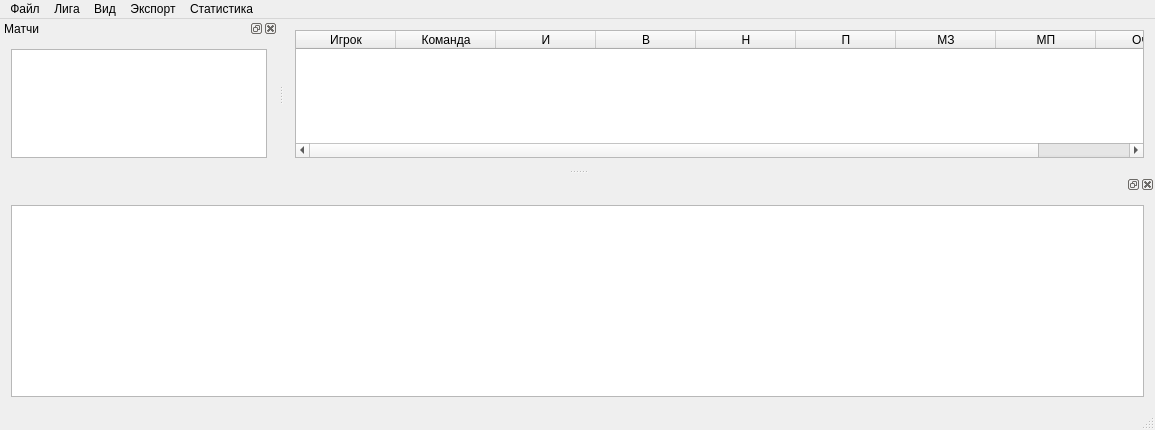
<?xml version="1.0" encoding="UTF-8"?>
<ui version="4.0">
 <class>MainWindow</class>
 <widget class="QMainWindow" name="MainWindow">
  <property name="geometry">
   <rect>
    <x>0</x>
    <y>0</y>
    <width>1155</width>
    <height>430</height>
   </rect>
  </property>
  <property name="windowTitle">
   <string>RKS Manager</string>
  </property>
  <widget class="QWidget" name="centralWidget">
   <layout class="QHBoxLayout" name="horizontalLayout">
    <item>
     <widget class="QTableWidget" name="tableWidget">
      <property name="sortingEnabled">
       <bool>true</bool>
      </property>
      <column>
       <property name="text">
        <string>Игрок</string>
       </property>
      </column>
      <column>
       <property name="text">
        <string>Команда</string>
       </property>
      </column>
      <column>
       <property name="text">
        <string>И</string>
       </property>
      </column>
      <column>
       <property name="text">
        <string>В</string>
       </property>
      </column>
      <column>
       <property name="text">
        <string>Н</string>
       </property>
      </column>
      <column>
       <property name="text">
        <string>П</string>
       </property>
      </column>
      <column>
       <property name="text">
        <string>МЗ</string>
       </property>
      </column>
      <column>
       <property name="text">
        <string>МП</string>
       </property>
       <property name="font">
        <font>
         <kerning>true</kerning>
        </font>
       </property>
      </column>
      <column>
       <property name="text">
        <string>Очки</string>
       </property>
      </column>
     </widget>
    </item>
   </layout>
  </widget>
  <widget class="QMenuBar" name="menuBar">
   <property name="geometry">
    <rect>
     <x>0</x>
     <y>0</y>
     <width>1155</width>
     <height>23</height>
    </rect>
   </property>
   <widget class="QMenu" name="mnuFile">
    <property name="title">
     <string>Файл</string>
    </property>
    <addaction name="actNew"/>
    <addaction name="actOpen"/>
    <addaction name="separator"/>
    <addaction name="actPlayers"/>
    <addaction name="separator"/>
    <addaction name="actPrint"/>
    <addaction name="actExit"/>
   </widget>
   <widget class="QMenu" name="mnuLeague">
    <property name="title">
     <string>Лига</string>
    </property>
    <addaction name="actPlanning"/>
    <addaction name="actPlay"/>
    <addaction name="actChange"/>
    <addaction name="actManageViews"/>
    <addaction name="separator"/>
    <addaction name="actAddPlayer"/>
    <addaction name="separator"/>
    <addaction name="actWrite"/>
   </widget>
   <widget class="QMenu" name="mnuView">
    <property name="title">
     <string>Вид</string>
    </property>
    <addaction name="actFont"/>
    <addaction name="actColor"/>
    <addaction name="separator"/>
    <addaction name="actView"/>
   </widget>
   <widget class="QMenu" name="menu_2">
    <property name="title">
     <string>Экспорт</string>
    </property>
   </widget>
   <widget class="QMenu" name="mnuStats">
    <property name="title">
     <string>Статистика</string>
    </property>
    <addaction name="actGoleadors"/>
    <addaction name="actYellow"/>
    <addaction name="actRed"/>
   </widget>
   <addaction name="mnuFile"/>
   <addaction name="mnuLeague"/>
   <addaction name="mnuView"/>
   <addaction name="menu_2"/>
   <addaction name="mnuStats"/>
  </widget>
  <widget class="QStatusBar" name="statusBar"/>
  <widget class="QDockWidget" name="dockWidget">
   <property name="windowTitle">
    <string>Матчи</string>
   </property>
   <attribute name="dockWidgetArea">
    <number>1</number>
   </attribute>
   <widget class="QWidget" name="dockWidgetContents">
    <layout class="QVBoxLayout" name="verticalLayout">
     <item>
      <widget class="QTableView" name="tbMatches"/>
     </item>
    </layout>
   </widget>
  </widget>
  <widget class="QDockWidget" name="dockWidget_2">
   <attribute name="dockWidgetArea">
    <number>8</number>
   </attribute>
   <widget class="QWidget" name="dockWidgetContents_2">
    <layout class="QVBoxLayout" name="verticalLayout_2">
     <item>
      <widget class="QTableView" name="tbCup"/>
     </item>
    </layout>
   </widget>
  </widget>
  <action name="actNew">
   <property name="text">
    <string>Новый турнир</string>
   </property>
   <property name="shortcut">
    <string>Ctrl+N</string>
   </property>
  </action>
  <action name="actOpen">
   <property name="text">
    <string>Открыть турнир</string>
   </property>
   <property name="shortcut">
    <string>Ctrl+O</string>
   </property>
  </action>
  <action name="actExit">
   <property name="text">
    <string>Выход</string>
   </property>
   <property name="shortcut">
    <string>Ctrl+Q</string>
   </property>
  </action>
  <action name="actPlanning">
   <property name="text">
    <string>Спланировать тур</string>
   </property>
  </action>
  <action name="actPlay">
   <property name="text">
    <string>Сыграть тур</string>
   </property>
  </action>
  <action name="actHelp">
   <property name="text">
    <string>О программе</string>
   </property>
  </action>
  <action name="actFont">
   <property name="text">
    <string>Шрифт таблицы</string>
   </property>
  </action>
  <action name="actColor">
   <property name="text">
    <string>Цвет фона таблицы</string>
   </property>
  </action>
  <action name="actPrint">
   <property name="text">
    <string>Печать</string>
   </property>
  </action>
  <action name="actGoleadors">
   <property name="text">
    <string>Бомбардиры</string>
   </property>
  </action>
  <action name="actYellow">
   <property name="text">
    <string>Желтые карточки</string>
   </property>
  </action>
  <action name="actRed">
   <property name="text">
    <string>Красные карточки</string>
   </property>
  </action>
  <action name="actChange">
   <property name="text">
    <string>Заменить игрока</string>
   </property>
  </action>
  <action name="actPlayers">
   <property name="text">
    <string>Игроки</string>
   </property>
  </action>
  <action name="actView">
   <property name="checkable">
    <bool>true</bool>
   </property>
   <property name="enabled">
    <bool>false</bool>
   </property>
   <property name="text">
    <string>Просмотреть представления</string>
   </property>
  </action>
  <action name="actManageViews">
   <property name="enabled">
    <bool>true</bool>
   </property>
   <property name="text">
    <string>Представления...</string>
   </property>
  </action>
  <action name="actAddPlayer">
   <property name="text">
    <string>Добавить запасного игрока</string>
   </property>
  </action>
  <action name="actWrite">
   <property name="text">
    <string>Записать результаты</string>
   </property>
  </action>
 </widget>
 <layoutdefault spacing="6" margin="11"/>
 <resources/>
 <connections/>
</ui>
